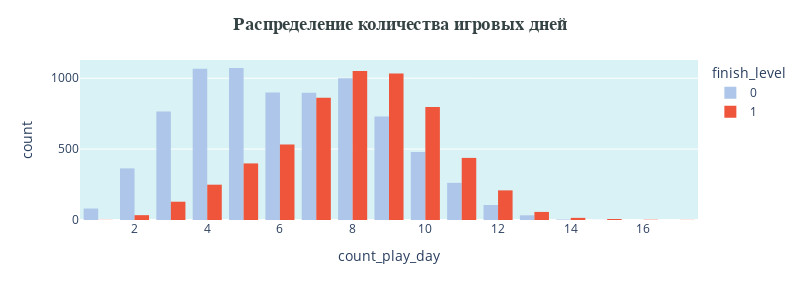

Source (notebook cell):
### Markdown cell above
<font color="blue">В среднем первый уровень проходят за 10-12 дней. </font>

### Code cell
plotly_hist(df, 'count_play_day', 'Распределение количества игровых дней', color='finish_level')

### Figure 1 — Plotly figure (JSON) as saved in the notebook; plotly's stock layout.template omitted (floating-point values rounded to 4 significant figures; data arrays with more than 128 entries replaced by an {"elided": "..."} marker saying what was removed)
{"data": [{"alignmentgroup": "True", "bingroup": "x", "hovertemplate": "finish_level=0<br>count_play_day=%{x}<br>count=%{y}<extra></extra>", "legendgroup": "0", "marker": {"color": "#adc6e9"}, "name": "0", "offsetgroup": "0", "orientation": "v", "showlegend": true, "type": "histogram", "x": {"elided": "7759 int values"}, "xaxis": "x", "yaxis": "y"}, {"alignmentgroup": "True", "bingroup": "x", "hovertemplate": "finish_level=1<br>count_play_day=%{x}<br>count=%{y}<extra></extra>", "legendgroup": "1", "marker": {"color": "#EF553B"}, "name": "1", "offsetgroup": "1", "orientation": "v", "showlegend": true, "type": "histogram", "x": {"elided": "5817 int values"}, "xaxis": "x", "yaxis": "y"}], "layout": {"barmode": "group", "height": 300, "legend": {"title": {"text": "finish_level"}, "tracegroupgap": 0}, "margin": {"t": 60}, "plot_bgcolor": "#d9f2f5", "title": {"font": {"color": "#344243", "family": "Arial", "size": 18}, "text": "<b>Распределение количества игровых дней</b>", "x": 0.5}, "width": 800, "xaxis": {"anchor": "y", "domain": [0, 1], "title": {"text": "count_play_day"}}, "yaxis": {"anchor": "x", "domain": [0, 1], "title": {"text": "count"}}}}
